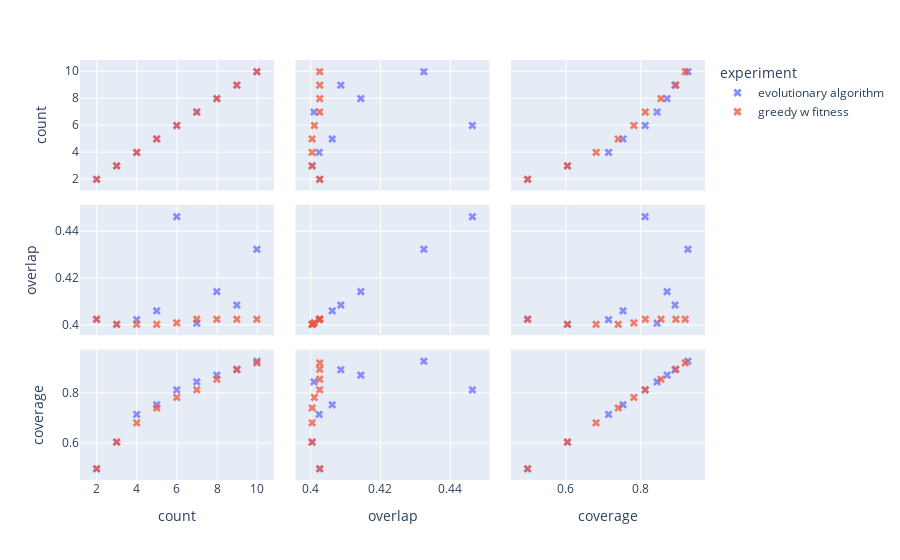

Notebook code for this chart:
### Code cell
fig = px.scatter_matrix(f,
                        dimensions=["count", "overlap", "coverage"],
                        color=f["experiment"]
                        )

fig.update_traces(marker=dict(size=7.5, opacity=0.75, symbol='x')) #colorscale='temps', color=f["source"], opacity=0.75))
fig.show()

### Figure 1 — Plotly figure (JSON) as saved in the notebook; plotly's stock layout.template omitted (floating-point values rounded to 4 significant figures)
{"data": [{"dimensions": [{"axis": {"matches": true}, "label": "count", "values": [10, 2, 3, 4, 5, 6, 7, 8, 9]}, {"axis": {"matches": true}, "label": "overlap", "values": [0.4325, 0.4026, 0.4005, 0.4025, 0.4062, 0.4465, 0.401, 0.4144, 0.4087]}, {"axis": {"matches": true}, "label": "coverage", "values": [0.9273, 0.4977, 0.6045, 0.7147, 0.7534, 0.8127, 0.8448, 0.8716, 0.8929]}], "hovertemplate": "experiment=evolutionary algorithm<br>%{xaxis.title.text}=%{x}<br>%{yaxis.title.text}=%{y}<extra></extra>", "legendgroup": "evolutionary algorithm", "marker": {"color": "#636efa", "opacity": 0.75, "size": 7.5, "symbol": "x"}, "name": "evolutionary algorithm", "showlegend": true, "type": "splom"}, {"dimensions": [{"axis": {"matches": true}, "label": "count", "values": [2, 3, 4, 5, 6, 7, 8, 9, 10]}, {"axis": {"matches": true}, "label": "overlap", "values": [0.4026, 0.4005, 0.4005, 0.4005, 0.4011, 0.4026, 0.4026, 0.4026, 0.4026]}, {"axis": {"matches": true}, "label": "coverage", "values": [0.4977, 0.6045, 0.6813, 0.7406, 0.7826, 0.8131, 0.8552, 0.8952, 0.9203]}], "hovertemplate": "experiment=greedy w fitness<br>%{xaxis.title.text}=%{x}<br>%{yaxis.title.text}=%{y}<extra></extra>", "legendgroup": "greedy w fitness", "marker": {"color": "#EF553B", "opacity": 0.75, "size": 7.5, "symbol": "x"}, "name": "greedy w fitness", "showlegend": true, "type": "splom"}], "layout": {"dragmode": "select", "legend": {"title": {"text": "experiment"}, "tracegroupgap": 0}, "margin": {"t": 60}}}
